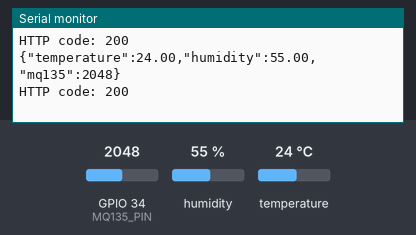
The sketch below on a simulated ESP32. Parts: the last lines printed to the serial monitor. The inputs (shaded band) are chosen by the test bench; at power-on: humidity 55 %, GPIO 34 (MQ135_PIN) = 2048, temperature 24 °C. Uploads are accepted with an empty reply.

Above: at 6.0 s.
6.1 s: humidity set to 22 %
At 11.3 s:
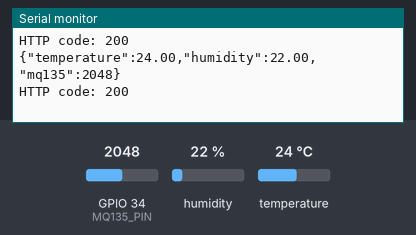
12.3 s: GPIO 34 (MQ135_PIN) set to 2866
At 17.3 s:
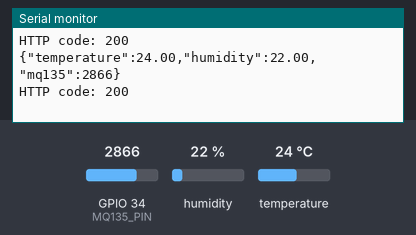
18.5 s: temperature set to 12 °C
At 22.1 s:
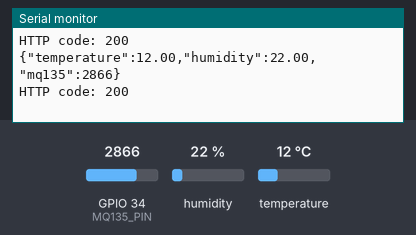
24.7 s: GPIO 34 (MQ135_PIN) set to 3603
At 27.0 s:
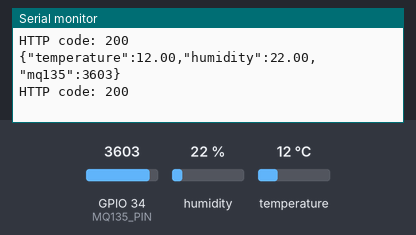
30.9 s: humidity set to 40 %
At 33.0 s:
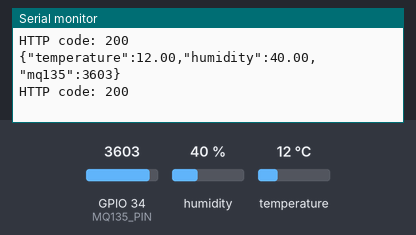
Timing chart, 0 to 34.5 s (numbered marks = the images above; inputs shaded):
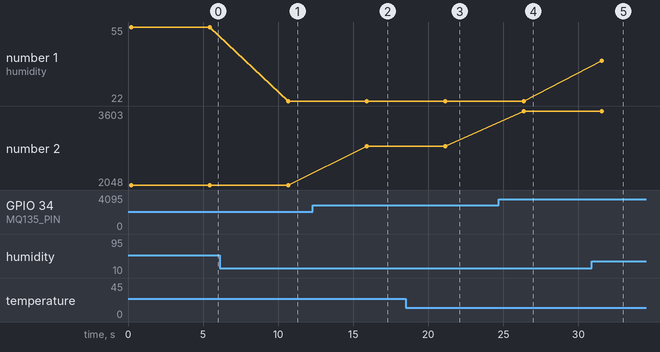

The sketch:

main.ino
```cpp
#include <WiFi.h>
#include <HTTPClient.h>
#include "DHT.h"

#define DHTPIN 4
#define DHTTYPE DHT11
#define MQ135_PIN 34

DHT dht(DHTPIN, DHTTYPE);

// AP credentials
const char* ssid = "ESP32_AQI";
const char* password = "12345678";

// PC IP (connected to ESP32 AP)
const char* serverURL = "http://192.168.4.2:8501/data";

void setup() {
  Serial.begin(115200);
  dht.begin();

  WiFi.softAP(ssid, password);
  Serial.println("ESP32 AP started");
  Serial.println(WiFi.softAPIP());
}

void loop() {
  float temp = dht.readTemperature();
  float hum = dht.readHumidity();
  int mq135 = analogRead(MQ135_PIN);

  if (isnan(temp) || isnan(hum)) return;

  HTTPClient http;
  http.begin(serverURL);
  http.addHeader("Content-Type", "application/json");

  String payload = "{";
  payload += "\"temperature\":" + String(temp) + ",";
  payload += "\"humidity\":" + String(hum) + ",";
  payload += "\"mq135\":" + String(mq135);
  payload += "}";

  int code = http.POST(payload);
  http.end();

  Serial.println(payload);
  Serial.println("HTTP code: " + String(code));

  delay(5000);
}
```

Measured:
- after the input at 6.1 s, the serial monitor: prints a new line after 4.6 s (image 1)
- after the input at 12.3 s, the serial monitor: prints a new line after 3.6 s (image 2)
- after the input at 18.5 s, the serial monitor: prints a new line after 2.6 s (image 3)
- after the input at 24.7 s, the serial monitor: prints a new line after 1.6 s (image 4)
- after the input at 30.9 s, the serial monitor: prints a new line after 0.67 s (image 5)
- plotted number 1: 55 → 22 after the input at 6.1 s, 22 → 40 after the input at 30.9 s
- plotted number 2: 2048 → 2866 after the input at 12.3 s, 2866 → 3603 after the input at 24.7 s
